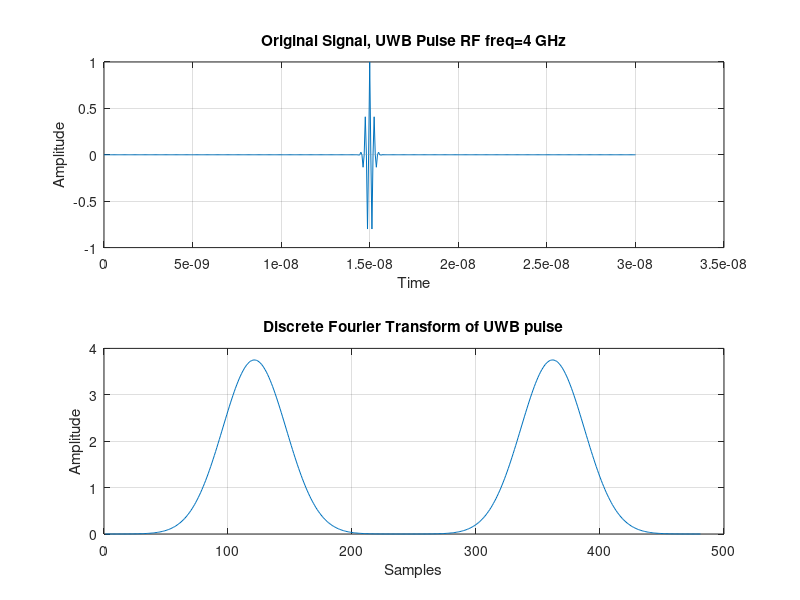

Recreate this plot in MATLAB. (Note: this script raises an error after producing the figure.)
%Author: Osama Ullah Khan,
%        Phd Student, University of Michigan-Ann Arbor.
%        Email: oukhan@umich.edu
%        Version: 1.0
%
%This code demonstrate compressive sensing example. In this
%example the signal is sparse in time domain and random samples
%are taken in frequency domain.

close all;
clear all;

sigma = 0.01;
variance = sigma.^2;
lambda = 2;

%number of samples per period
s=4;

%RF frequency
f=4e9;

%pulse repetition frequency
prf=1/30e-9;

%sampling frequency
fs=s*f;

%Total Simulation time
T=30e-9;

t=0:1/fs:T;

%generating pulse train
x=pulstran(t,15e-9,'gauspuls',f,0.5);

%length of the signal
N=length(x);

%Number of random observations to take
K=90;

figure;
subplot(2,1,1);
plot(t,x)
grid on;
xlabel('Time');
ylabel('Amplitude');
title(sprintf('Original Signal, UWB Pulse RF freq=%g GHz',f/1e9));

%taking Discrete time Fourier Transform of the signal
xf=fft(x);

xfmag=10*log10(abs(xf));

subplot(2,1,2);
plot(abs(xf))
grid on;
xlabel('Samples');
ylabel('Amplitude');
title('Discrete Fourier Transform of UWB pulse');


%creating dft matrix
B=dftmtx(N);
Binv=inv(B);

%Selecting random rows of the DFT matrix
q=randperm(N);

%creating measurement matrix
A=B(q(1:K),:);

%taking random frequency measurements
y=(A*x');

diff = peak2peak(y);
% add noise scaled by the vector
y = y+diff*normrnd(0,sigma,length(y),1);

% Calculating Initial guess
x0=A'*y;

%Running the recovery Algorithm
tic
xp=l1eq_pd(x0,A,[],y,1e-5);
toc

figure;
subplot(2,1,1)
plot(t,x)
grid on;
xlabel('Time');
ylabel('Amplitude');
title(sprintf('Original Signal, UWB Pulse RF freq=%g GHz',f/1e9));


subplot(2,1,2)
plot(t,real(xp),'r')
grid on;
xlabel('Time');
ylabel('Amplitude');
title(sprintf('Recovered UWB Pulse Signal with %d random samples',K));


